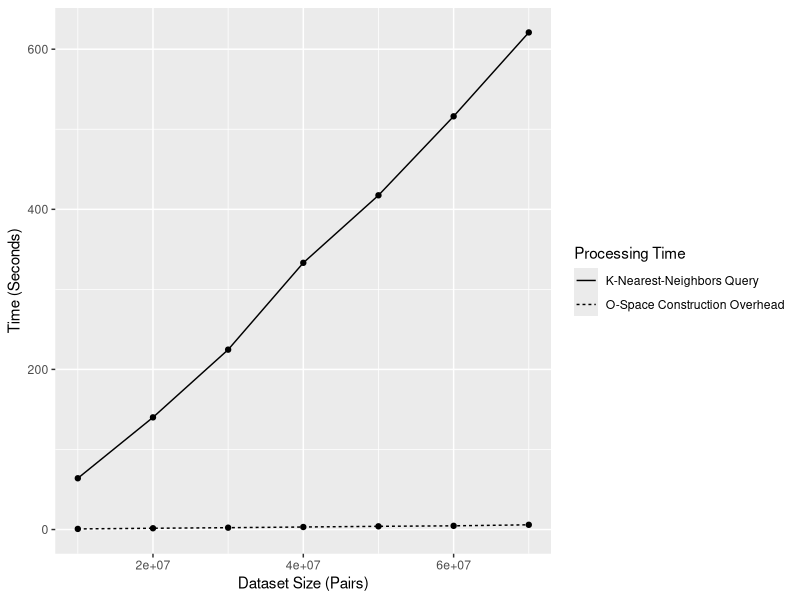
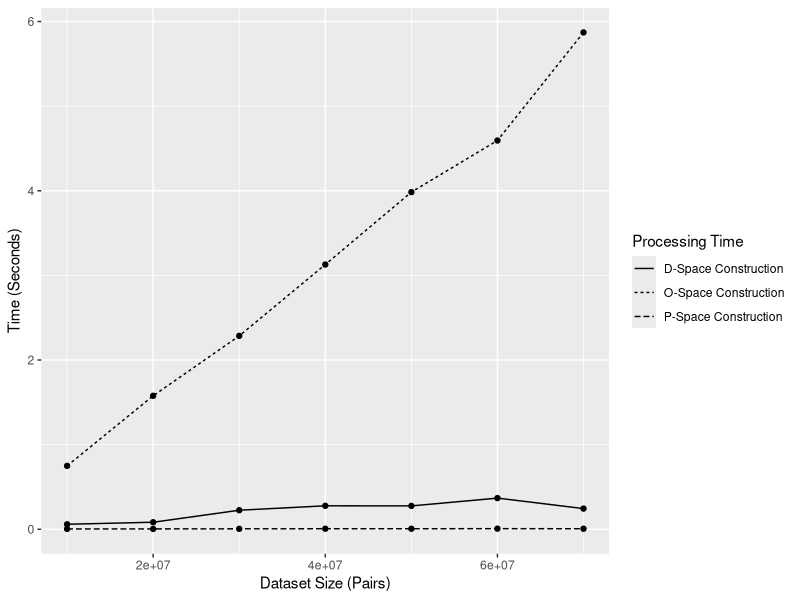
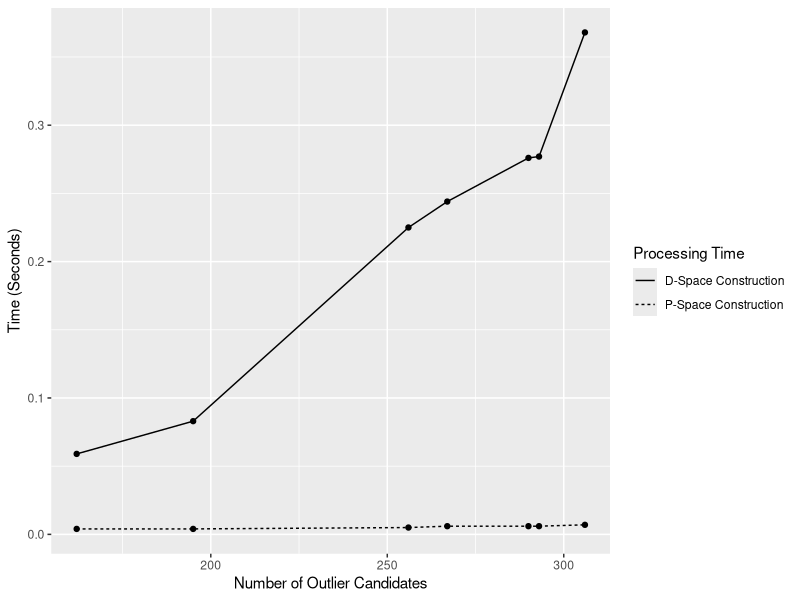
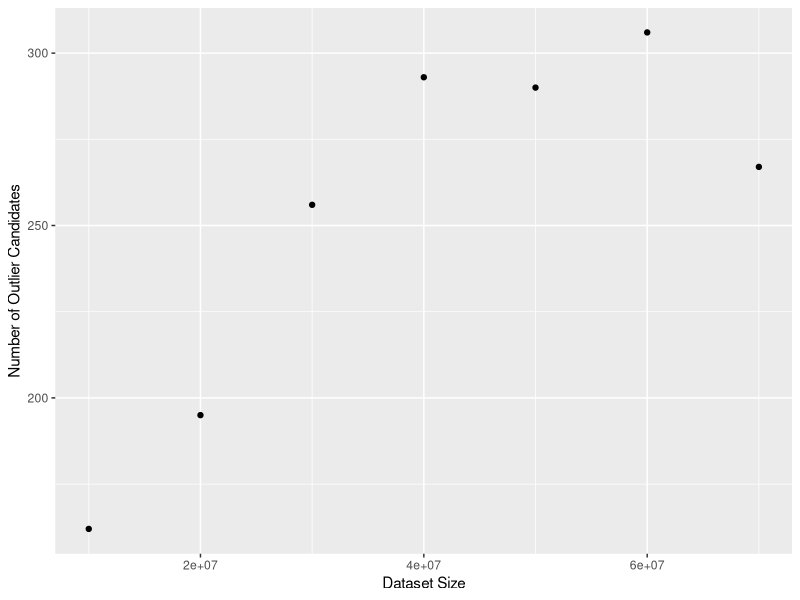
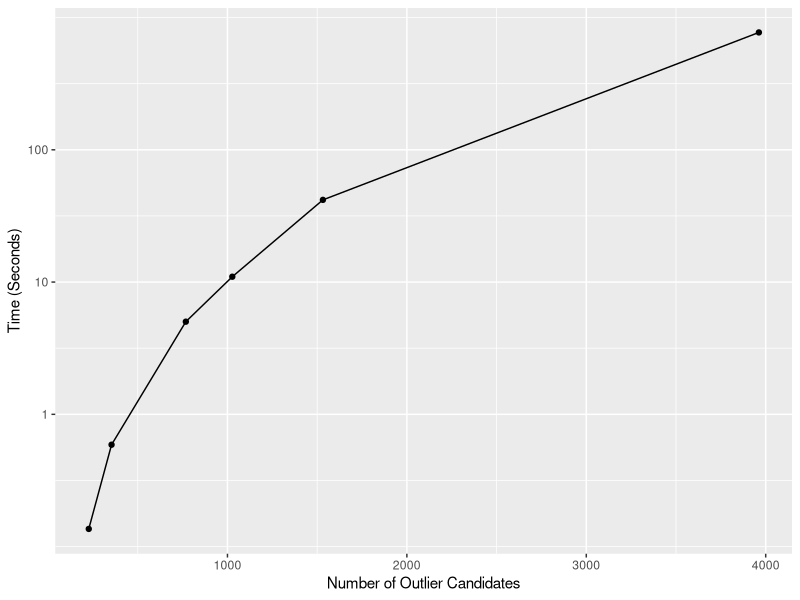
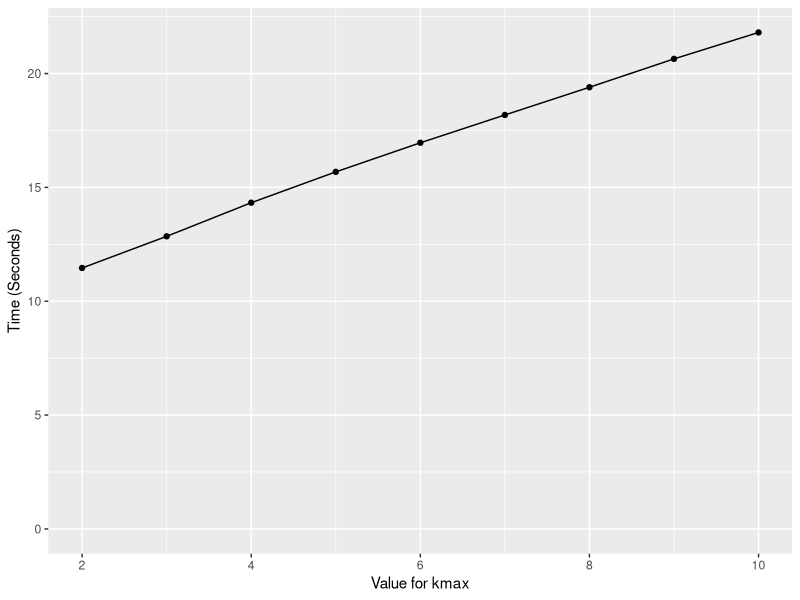

Write the R code that produced these figures, in order.
data <- read.csv("../../results/vary_dataset_size.csv",header=T,sep=",")
library("ggplot2")
#ospace construction compared to knn query
ggplot(data,aes(x=dataset_size)) + 
  geom_line(aes(y=knn_time,linetype="knn_time")) + geom_point(aes(y=knn_time))+
  geom_line(aes(y=ospace_time,linetype="ospace_time")) + geom_point(aes(y=ospace_time)) + 
  guides(linetype=guide_legend(title="Processing Time"))+ 
  scale_linetype_discrete(labels=c("K-Nearest-Neighbors Query","O-Space Construction Overhead"))+ 
  labs(x="Dataset Size (Pairs)",y="Time (Seconds)")
#space constructions over dataset size
ggplot(data,aes(x=dataset_size)) +
  geom_line(aes(y=ospace_time,linetype="ospace_time")) + geom_point(aes(y=ospace_time)) +
  geom_line(aes(y=pspace_time,linetype="pspace_time")) + geom_point(aes(y=pspace_time)) +
  geom_line(aes(y=dspace_time,linetype="dspace_time")) + geom_point(aes(y=dspace_time)) +
  guides(linetype=guide_legend(title="Processing Time"))+ 
  scale_linetype_discrete(labels=c("D-Space Construction","O-Space Construction","P-Space Construction"))+ 
  labs(x="Dataset Size (Pairs)",y="Time (Seconds)")
#dspace and pspace construction over number of outlier candidates
ggplot(data,aes(x=outlier_candidates)) +
  geom_line(aes(y=pspace_time,linetype="pspace_time")) + geom_point(aes(y=pspace_time)) +
  geom_line(aes(y=dspace_time,linetype="dspace_time")) + geom_point(aes(y=dspace_time)) +
  guides(linetype=guide_legend(title="Processing Time"))+ 
  scale_linetype_discrete(labels=c("D-Space Construction","P-Space Construction"))+ 
  labs(x="Number of Outlier Candidates",y="Time (Seconds)")
#Number of outliers dataset size
ggplot(data,aes(x=dataset_size)) +
  geom_point(aes(y=outlier_candidates))+
  labs(x="Dataset Size",y="Number of Outlier Candidates")
#read dataset on pspace and dspace durations by outlier candidates
data <- read.csv("../../results/vary_parameters_outlier_candidates.csv",header=T,sep=",")
ggplot(data,aes(x=outlier_candidates)) + 
  geom_line(aes(y=dspace_construction)) + geom_point(aes(y=dspace_construction)) + 
  scale_y_log10(breaks=c(1,10,100)) +
  labs(y="Time (Seconds)",x="Number of Outlier Candidates")
data <- read.csv("../../results/vary_k_max.csv",header=T,sep=",")
ggplot(data,aes(x=k_max)) + 
  geom_line(aes(y=duration_knn_query)) + geom_point(aes(y=duration_knn_query)) + 
  labs(y="Time (Seconds)",x="Value for kmax") + expand_limits(y=0)
















